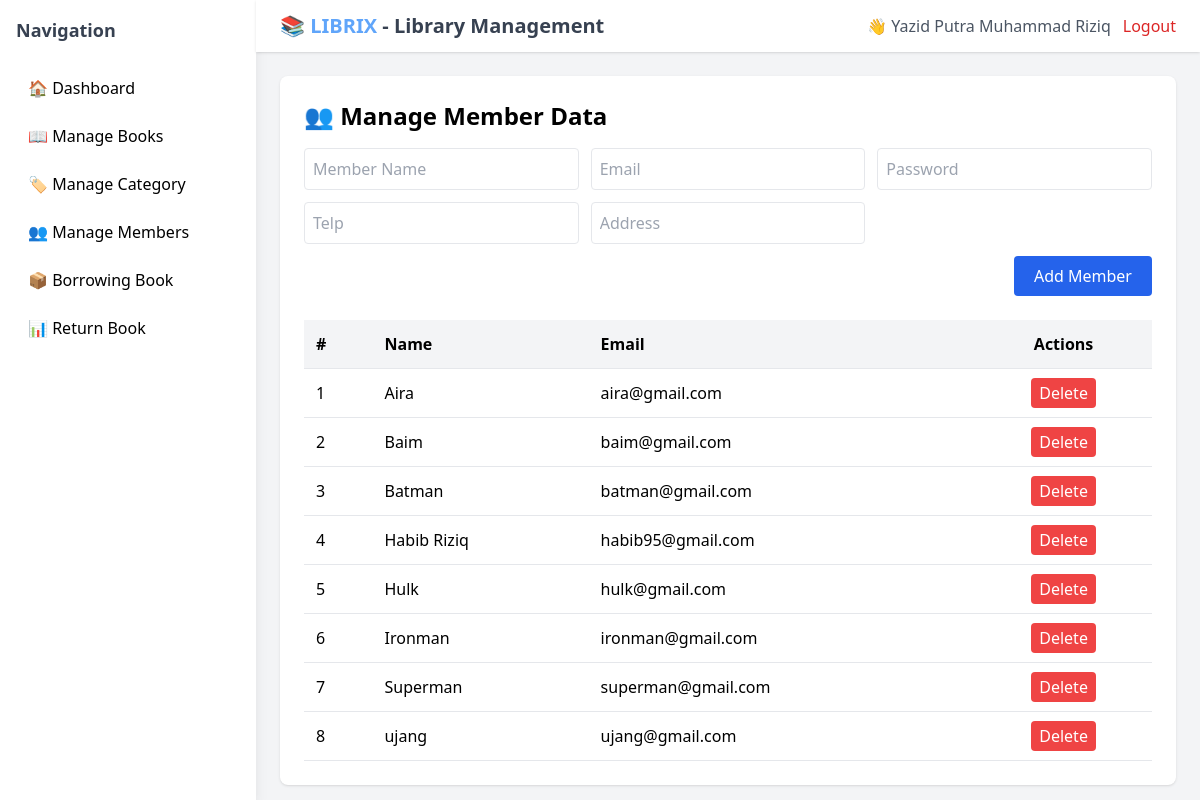
/app/views/officer/dashboard.php?page=manage_member (signed in), run on the app's committed database.
### tables this page shows
CREATE TABLE `member` (
  `MemID` char(11) NOT NULL,
  `MemName` varchar(50) NOT NULL,
  `MemEmail` varchar(30) DEFAULT NULL,
  `MemTelp` varchar(15) DEFAULT NULL,
  `MemAddress` varchar(100) DEFAULT NULL,
  `RegDate` date NOT NULL,
  `MemPassword` varchar(255) DEFAULT NULL
);

### config/connections.php (called while the page is built, shortened)
<?php
class Database {
    private $host = "localhost";
    private $username = "root";
    private $password = "";
    private $database = "librix";
    public $conn;
    private function connectDatabase() {
        $this->conn = new mysqli($this->host, $this->username, $this->password, $this->database);
    }
    public function getConnection() {
        return $this->conn;
    }
}
?>

### app/models/BaseModel.php (called while the page is built, shortened)
<?php
require_once __DIR__ . '/../../config/connections.php';
class BaseModel {
    protected $conn;
    public function __construct() {
        $database = new Database();
        $this->conn = $database->getConnection();
    }
    protected function query($sql, $params = []) {
        $stmt = $this->conn->prepare($sql);
        $stmt->execute();
        return $stmt;
    }
    protected function fetchAll($sql, $params = []) {
        $stmt = $this->query($sql, $params);
        $result = $stmt->get_result();
        return $result->fetch_all(MYSQLI_ASSOC);
    }
}
?>

### app/models/MemberModel.php (called while the page is built, shortened)
<?php
require_once 'BaseModel.php';
class MemberModel extends BaseModel {
    public function getAllMembers() {
        $sql = "SELECT * FROM Member ORDER BY MemName ASC";
        return $this->fetchAll($sql);
    }
}
?>

### app/views/officer/pages/manage_member.php (the view, shortened to what this page needs)
<?php
require_once '../../../config/connections.php';
require_once '../../models/MemberModel.php';
$db = new Database();
$conn = $db->getConnection();
$memberModel = new MemberModel($conn);
$members = $memberModel->getAllMembers();
?>
<div class="bg-white p-6 rounded-lg shadow">
    <h2 class="text-2xl font-semibold mb-4">👥 Manage Member Data</h2>
    <form method="POST" class="grid grid-cols-3 gap-3 mb-6">
        <input type="text" name="name" placeholder="Member Name" required class="border rounded p-2">
        <input type="email" name="email" placeholder="Email" required class="border rounded p-2">
        <input type="password" name="password" placeholder="Password" required class="border rounded p-2">
        <input type="telp" name="telp" placeholder="Telp" required class="border rounded p-2">
        <input type="textarea" name="address" placeholder="Address" required class="border rounded p-2">
        <div class="col-span-3 flex justify-end">
            <button type="submit" name="add_member" class="bg-blue-600 text-white px-5 py-2 rounded hover:bg-blue-700">Add Member</button>
        </div>
    </form>
    <div class="h-100 overflow-y-auto">
    <table class="w-full border-collapse">
        <thead class="sticky top-0">
            <tr class="bg-gray-100 border-b">
                <th class="p-3 text-left">#</th>
                <th class="p-3 text-left">Name</th>
                <th class="p-3 text-left">Email</th>
                <th class="p-3 text-center">Actions</th>
            </tr>
        </thead>
        <tbody>
            <?php if ($members && count($members) > 0): ?>
                <?php $no = 1; foreach ($members as $m): ?>
                <tr class="border-b hover:bg-gray-50">
                    <td class="p-3"><?= $no++; ?></td>
                    <td class="p-3"><?= htmlspecialchars($m['MemName']); ?></td>
                    <td class="p-3"><?= htmlspecialchars($m['MemEmail']); ?></td>
                    <td class="p-3 text-center">
                    <a href="dashboard.php?page=manage_member&delete=<?= $m['MemID']; ?>"
                        onclick="return confirm('Are you sure you want to delete this member?');"
                        class="bg-red-500 text-white px-2 py-1 rounded hover:bg-red-600">Delete</a>
                    </td>
                </tr>
                <?php endforeach; ?>
            <?php else: ?>
            <tr><td colspan="4" class="p-3 text-center text-gray-500">No members found.</td></tr>
            <?php endif; ?>
        </tbody>
    </table>
    </div>
</div>

### app/views/officer/dashboard.php (shortened to what this page needs)
<?php
$page = isset($_GET['page']) ? $_GET['page'] : 'home';
?>
<!DOCTYPE html>
<html lang="en">
<head>
  <script src="https://cdn.tailwindcss.com"></script>
</head>
<body class="bg-gray-100">
  <div class="flex h-screen">
    <?php include 'partials/sidebar.php'; ?>
    <div class="flex-1 flex flex-col">
      <?php include 'partials/navbar.php'; ?>
      <main class="flex-1 p-6 overflow-y-auto">
        <?php
          $file = "pages/{$page}.php";
          if (file_exists($file)) {
            include $file;
          } else {
            echo "<div class='text-gray-500'>Page not found.</div>";
          }
        ?>
      </main>
    </div>
  </div>
</body>
</html>

### app/views/officer/partials/sidebar.php
<div class="w-64 bg-white shadow-lg p-4 flex flex-col">
  <h2 class="text-lg font-semibold text-gray-700 mb-6">Navigation</h2>
  <ul class="flex-1 space-y-2">
    <li><a href="dashboard.php?page=home" class="block px-3 py-2 hover:bg-blue-50 rounded">🏠 Dashboard</a></li>
    <li><a href="dashboard.php?page=manage_books" class="block px-3 py-2 hover:bg-blue-50 rounded">📖 Manage Books</a></li>
    <li><a href="dashboard.php?page=manage_category" class="block px-3 py-2 hover:bg-blue-50 rounded">🏷️ Manage Category</a></li>
    <li><a href="dashboard.php?page=manage_member" class="block px-3 py-2 hover:bg-blue-50 rounded">👥 Manage Members</a></li>
    <li><a href="dashboard.php?page=manage_borrowing" class="block px-3 py-2 hover:bg-blue-50 rounded">📦 Borrowing Book</a></li>
    <li><a href="dashboard.php?page=manage_returnbook" class="block px-3 py-2 hover:bg-blue-50 rounded">📊 Return Book</a></li>
  </ul>
</div>

### app/views/officer/partials/navbar.php
<div class="bg-white shadow flex justify-between items-center px-6 py-3">
  <h1 class="text-xl font-semibold text-gray-700">📚 <strong class="text-blue-400">LIBRIX</strong> - Library Management</h1>
  <div class="flex items-center gap-3">
    <span class="text-gray-600">👋 <?= htmlspecialchars($_SESSION['name']) ?></span>
    <a href="logout.php" class="text-red-600 hover:text-red-700 font-medium">Logout</a>
  </div>
</div>

### data on the page
member: MemName "Aira", MemEmail "aira@gmail.com"
member: MemName "Baim", MemEmail "baim@gmail.com"
member: MemName "Batman", MemEmail "batman@gmail.com"
member: MemName "Habib Riziq", MemEmail "habib95@gmail.com"
member: MemName "Hulk", MemEmail "hulk@gmail.com"
member: MemName "Ironman", MemEmail "ironman@gmail.com"
member: MemName "Superman", MemEmail "superman@gmail.com"
member: MemName "ujang", MemEmail "ujang@gmail.com"

### other printed values
$_SESSION['name'] "Yazid Putra Muhammad Riziq"
